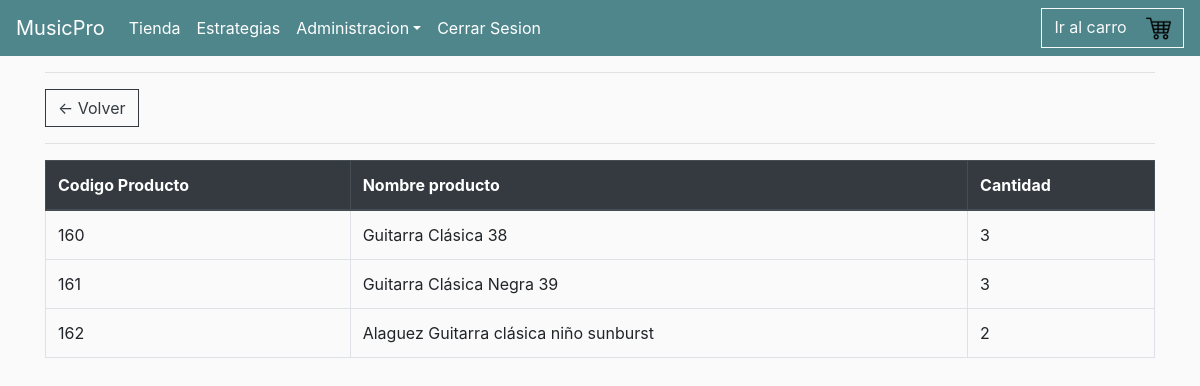
/orden/87/ (signed in), run on the app's committed database.
### TiendaMPRO/models.py (models this page shows, shortened)
class ProductoPedido(models.Model):
    producto = models.ForeignKey(Producto, on_delete=models.SET_NULL, blank=True, null=True)
    orden = models.ForeignKey(OrdenDeCompra, on_delete=models.SET_NULL, blank=True, null=True)
    cantidad = models.IntegerField(default=0, null=True, blank=True)
    fecha_pedido = models.DateTimeField(auto_now_add=True)

class Producto(models.Model):
    nom_prod = models.CharField(validators=[MinLengthValidator(3)], max_length=40,verbose_name="Nombre de Producto")
    tipo_prod = models.ForeignKey(TipoProducto, on_delete=models.CASCADE)
    descripcion = models.TextField(max_length=1500,null=True,blank=True)
    precio = models.FloatField(default=0.0)
    imagen = models.ImageField(upload_to="images/producto",null=True,blank=True)

### TiendaMPRO/views.py (the view)
# urls.py: path('orden/<int:pk>/', views.detalleOrden, name='ordenPedido'),
def detalleOrden(request, pk):
    order = OrdenDeCompra.objects.get(id = pk)
    items = order.productopedido_set.all()
    context={'items': items, 'orden' : order}
    return render (request, 'TiendaMPRO/detallesOrden.html', context)

### TiendaMPRO/models.py (called while the page is built)
    def __str__(self):
        return f'{self.nombre}'

    @property
    def is_staff(self):
        return self.usuario_admin

### TiendaMPRO/templates/TiendaMPRO/detallesOrden.html (shortened to what this page needs)
{% extends 'TiendaMPRO/main.html' %}
{% load static %}
{% block content %}
<hr>
<a class="btn btn-outline-dark" href="{% url 'ordenes_bodega' %}">&#x2190; Volver</a>
<hr>
<table class="table table-bordered">
    <thead class="thead-dark">
      <tr>
        <th scope="col">Codigo Producto</th>
        <th scope="col">Nombre producto</th>
        <th scope="col">Cantidad</th>
      </tr>
    </thead>
    <tbody>
        {% for item in items %}
            <tr>
                <td data-label="Codigo Producto">{{item.id}}</td>
                <td data-label="Nombre Producto">{{item.producto.nom_prod}}</td>
                <td data-label="Codigo Producto">{{item.cantidad}}</td>
            </tr>
        {% endfor %}
    </tbody>
  </table>
{% endblock %}

### TiendaMPRO/static/css/main.css (style rules this page uses)
body { background-color: hsl(0, 0%, 98%); }
.btn { border-radius: 0; }

### data on the page
ProductoPedido: id "160", producto.nom_prod "Guitarra Clásica 38", cantidad "3"
ProductoPedido: id "161", producto.nom_prod "Guitarra Clásica Negra 39", cantidad "3"
ProductoPedido: id "162", producto.nom_prod "Alaguez Guitarra clásica niño sunburst", cantidad "2"
